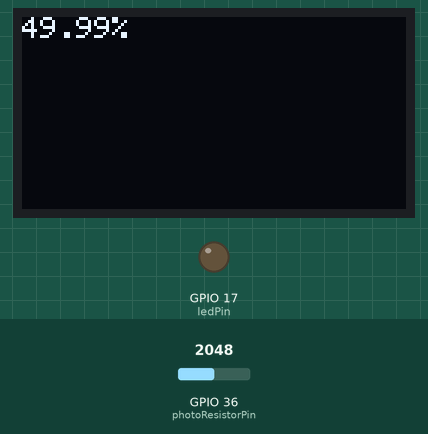
Recording of a sketch running on a simulated ESP32. Shown: 128×64 one-colour display, output pins drawn as LEDs (lit = HIGH). The test bench sets the inputs (shaded band); at power-on: GPIO 36 (photoResistorPin) = 2048. WiFi joins after 1.5 s; servers stay silent unless stated; the display library's start-up logo is not drawn; no MQTT or app messages arrive unless stated; what the sketch prints to the serial monitor is not drawn.

Above: at 7.7 s.
7.8 s: GPIO 36 (photoResistorPin) set to 2866
At 11.0 s:
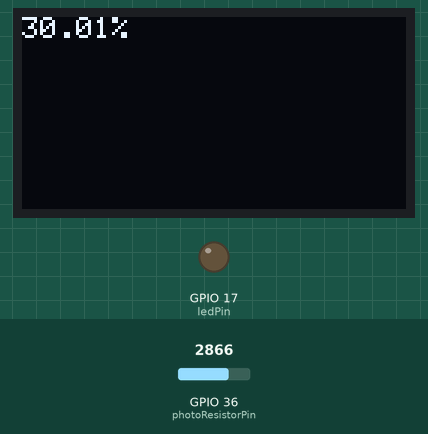
11.6 s: GPIO 36 (photoResistorPin) set to 3603
At 14.3 s:
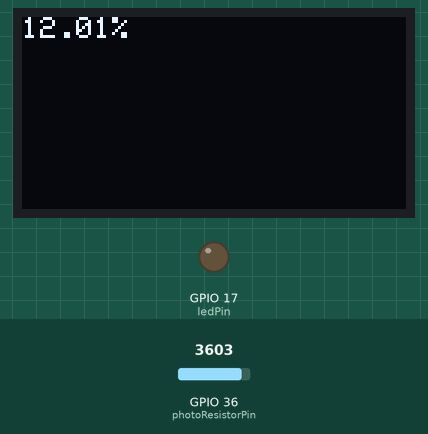
15.3 s: GPIO 36 (photoResistorPin) set to 4095
At 19.6 s:
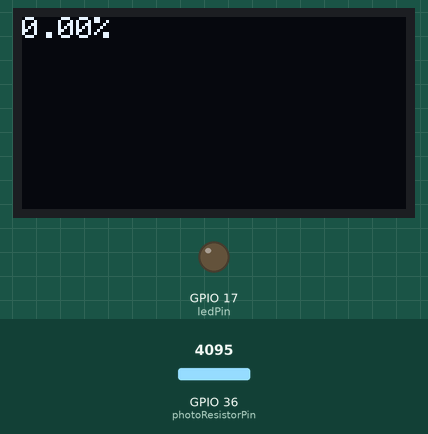
Timing chart, 0 to 21.1 s (numbered marks = the images above; inputs shaded):
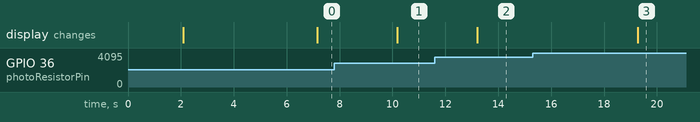

Measured:
- after the input at 7.8 s, the display: changes after 2.4 s (image 1)
- after the input at 11.6 s, the display: changes after 1.6 s (image 2)
- after the input at 15.3 s, the display: changes after 4.0 s (image 3)

The sketch:

projet.ino
```cpp
/*
const char* ssid = "tp";
const char* password = "xmyz02200059Y";
const char* mqttServer = "172.20.10.12";
const int mqttPort = 1883;
const char* mqttUser = "wz";
const char* mqttPassword = "123456";
*/
#include <WiFi.h>
#include <PubSubClient.h>

#include <Adafruit_GFX.h>
#include <Adafruit_SSD1306.h>

#define SCREEN_WIDTH 128 // OLED display width, in pixels
#define SCREEN_HEIGHT 64 // OLED display height, in pixels

// Declaration for an SSD1306 display connected to I2C (SDA, SCL pins)
#define OLED_RESET     16 // Reset pin #
Adafruit_SSD1306 display(SCREEN_WIDTH, SCREEN_HEIGHT, &Wire, OLED_RESET);

#define LOGO_HEIGHT   16
#define LOGO_WIDTH    16


// Wi-Fi
const char* ssid = "tp";
const char* password = "xmyz02200059Y";

//MQTT broker's IP address
const char* mqttServer = "172.20.10.12";
const int mqttPort = 1883;
const char* mqttUser = "wz";
const char* mqttPassword = "123456";

WiFiClient espClient;
PubSubClient client(espClient);

// Sensor and actuator pins
int photoResistorPin = 36;
int ledPin = 17;
float val = 0;

void setup() {
  pinMode(ledPin, OUTPUT);
  Wire.begin(4, 15); // pins SDA , SCL
  Serial.begin(115200);

  // SSD1306_SWITCHCAPVCC = generate display voltage from 3.3V internally
  if(!display.begin(SSD1306_SWITCHCAPVCC, 0x3C)) {  // Address 0x3C for 128x32
    Serial.println(F("SSD1306 allocation failed"));
    for(;;); // Don't proceed, loop forever
  }

  // Show initial display buffer contents on the screen --
  // the library initializes this with an Adafruit splash screen.
  display.display();
  delay(2000); // Pause for 2 seconds

  // Clear the buffer
  display.clearDisplay();

  // Draw a single pixel in white
  display.drawPixel(10, 10, WHITE);

  // Show the display buffer on the screen. You MUST call display() after
  // drawing commands to make them visible on screen!
  display.display();
  delay(2000);


  // Connect to Wi-Fi
  WiFi.begin(ssid, password);

  while (WiFi.status() != WL_CONNECTED) {
    delay(1000);
    Serial.println("Connecting to Wi-Fi...");
  }
  Serial.println("Connected to Wi-Fi");

  // Connect to MQTT broker
  client.setServer(mqttServer, mqttPort);
  client.setCallback(callback);

  while (!client.connected()) {
    Serial.println("Connecting to MQTT broker...");

    if (client.connect("ESP32Client", mqttUser, mqttPassword)) {
      Serial.println("Connected to MQTT broker");
    } else {
      Serial.print("Failed to connect, error state: ");
      Serial.println(client.state());
      delay(2000);
    }
  }

}

void loop() {

  // Read sensor data and publish to MQTT broker
  int photoResistorValue = analogRead(photoResistorPin);
  Serial.print("senor: ");
  Serial.println(photoResistorValue);
  delay(1000);

  display.clearDisplay();
  display.setTextSize(1);      // Normal 1:1 pixel scale
  display.setTextColor(WHITE); // Draw white text
  display.setCursor(0, 0);     // Start at top-left corner
  display.clearDisplay();      //clear
  val = 100.0 -(float(photoResistorValue) * 100.0 /4095.0 );
  display.print(val);            //print
  display.print('%');
  display.display();

  if (!client.connected()) {
    while (!client.connected()) {
      Serial.println("Reconnecting to MQTT broker...");
      if (client.connect("ESP32Client", mqttUser, mqttPassword)) {
        Serial.println("Connected to MQTT broker");
      } else {
        Serial.print("Failed to connect, error state: ");
        Serial.println(client.state());
        delay(2000);
      }
    }
  }

  client.loop();
  char msg[10];
  snprintf(msg, 10, "%d", photoResistorValue);
  client.publish("testTopic", msg);

  delay(2000);
}

void callback(char* topic, byte* payload, unsigned int length) {
  String message;

  for (unsigned int i = 0; i < length; i++) {
    message += (char)payload[i];
  }

  if (String(topic) == "testTopic") {
    if (message == "ON") {
      digitalWrite(ledPin, HIGH);
    } else if (message == "OFF") {
      digitalWrite(ledPin, LOW);
    }
  }
}
```
